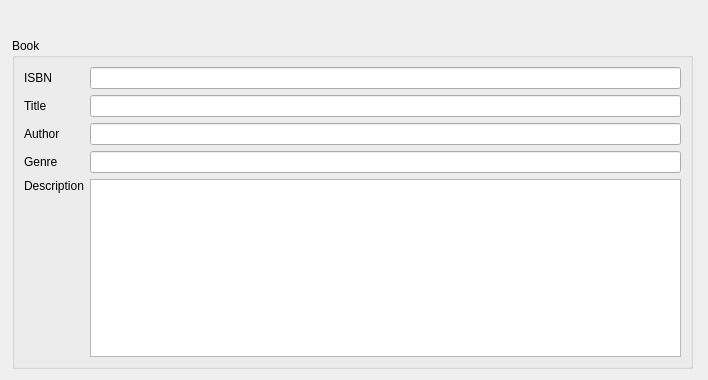
<?xml version="1.0" encoding="UTF-8"?>
<ui version="4.0">
 <class>MainWindow</class>
 <widget class="QMainWindow" name="MainWindow">
  <property name="geometry">
   <rect>
    <x>0</x>
    <y>0</y>
    <width>708</width>
    <height>380</height>
   </rect>
  </property>
  <property name="windowTitle">
   <string>Books</string>
  </property>
  <widget class="QWidget" name="centralwidget">
   <widget class="QGroupBox" name="groupBox">
    <property name="geometry">
     <rect>
      <x>12</x>
      <y>38</y>
      <width>681</width>
      <height>331</height>
     </rect>
    </property>
    <property name="title">
     <string>Book</string>
    </property>
    <layout class="QGridLayout" name="gridLayout">
     <item row="0" column="0">
      <widget class="QLabel" name="label">
       <property name="text">
        <string>ISBN</string>
       </property>
      </widget>
     </item>
     <item row="0" column="1">
      <widget class="QLineEdit" name="isbn">
       <property name="column" stdset="0">
        <string>Isbn</string>
       </property>
      </widget>
     </item>
     <item row="1" column="0">
      <widget class="QLabel" name="label_2">
       <property name="text">
        <string>Title</string>
       </property>
      </widget>
     </item>
     <item row="1" column="1">
      <widget class="QLineEdit" name="title">
       <property name="column" stdset="0">
        <string>Title</string>
       </property>
      </widget>
     </item>
     <item row="2" column="0">
      <widget class="QLabel" name="label_5">
       <property name="text">
        <string>Author</string>
       </property>
      </widget>
     </item>
     <item row="2" column="1">
      <widget class="QLineEdit" name="lineEdit">
       <property name="column" stdset="0">
        <string>Author</string>
       </property>
       <property name="lookup" stdset="0">
        <string>surname</string>
       </property>
      </widget>
     </item>
     <item row="3" column="0">
      <widget class="QLabel" name="label_3">
       <property name="text">
        <string>Genre</string>
       </property>
      </widget>
     </item>
     <item row="3" column="1">
      <widget class="QLineEdit" name="lineEdit_2"/>
     </item>
     <item row="4" column="0">
      <widget class="QLabel" name="label_4">
       <property name="text">
        <string>Description</string>
       </property>
      </widget>
     </item>
     <item row="4" column="1" rowspan="2">
      <widget class="QTextEdit" name="description">
       <property name="column" stdset="0">
        <string>Description</string>
       </property>
      </widget>
     </item>
     <item row="5" column="0">
      <spacer name="verticalSpacer">
       <property name="orientation">
        <enum>Qt::Vertical</enum>
       </property>
       <property name="sizeHint" stdset="0">
        <size>
         <width>20</width>
         <height>165</height>
        </size>
       </property>
      </spacer>
     </item>
    </layout>
   </widget>
  </widget>
 </widget>
 <resources/>
 <connections/>
</ui>
